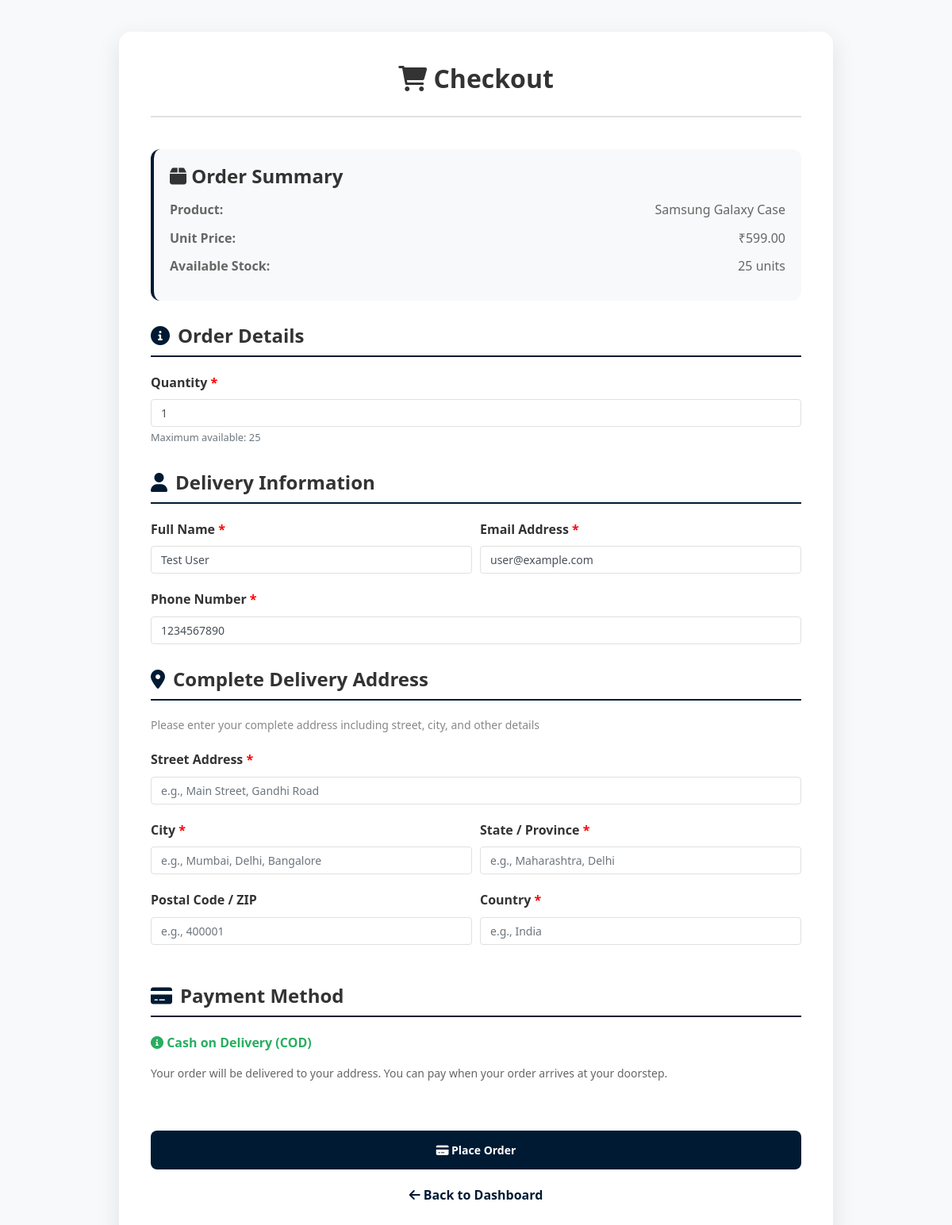
Screenshot of /checkout.php?product_id=2 (signed in) with the database file from the repository.
### tables this page shows
CREATE TABLE product (
    id INT PRIMARY KEY AUTO_INCREMENT,
    name VARCHAR(100) NOT NULL,
    category VARCHAR(50),
    price DECIMAL(10, 2) NOT NULL,
    quantity INT DEFAULT 0,
    description TEXT,
    image VARCHAR(255),
    created_at TIMESTAMP DEFAULT CURRENT_TIMESTAMP,
    updated_at TIMESTAMP DEFAULT CURRENT_TIMESTAMP ON UPDATE CURRENT_TIMESTAMP
);

CREATE TABLE users (
    id INT PRIMARY KEY AUTO_INCREMENT,
    username VARCHAR(50) NOT NULL UNIQUE,
    email VARCHAR(100) NOT NULL UNIQUE,
    phone VARCHAR(10),
    dob DATE,
    password VARCHAR(255) NOT NULL,
    name VARCHAR(100),
    role ENUM('admin', 'user') DEFAULT 'user',
    last_login TIMESTAMP NULL,
    created_at TIMESTAMP DEFAULT CURRENT_TIMESTAMP,
    updated_at TIMESTAMP DEFAULT CURRENT_TIMESTAMP ON UPDATE CURRENT_TIMESTAMP
);

### checkout.php (the view, shortened to what this page needs)
<?php
require_once "config.php";
$user_id = $_SESSION['user_id'];
$product_id = isset($_GET['product_id']) ? (int)$_GET['product_id'] : 0;
$sql = "SELECT * FROM product WHERE id = ?";
$stmt = mysqli_prepare($conn, $sql);
mysqli_stmt_bind_param($stmt, "i", $product_id);
mysqli_stmt_execute($stmt);
$product_result = mysqli_stmt_get_result($stmt);
$product = mysqli_fetch_assoc($product_result);
$user_sql = "SELECT * FROM users WHERE id = ?";
$user_stmt = mysqli_prepare($conn, $user_sql);
mysqli_stmt_bind_param($user_stmt, "i", $user_id);
mysqli_stmt_execute($user_stmt);
$user_result = mysqli_stmt_get_result($user_stmt);
$user = mysqli_fetch_assoc($user_result);
?>
<!DOCTYPE html>
<html lang="en">
<head>
    <link rel="stylesheet" href="https://stackpath.bootstrapcdn.com/bootstrap/4.5.2/css/bootstrap.min.css">
    <link rel="stylesheet" href="https://cdnjs.cloudflare.com/ajax/libs/font-awesome/6.0.0/css/all.min.css">
    <link rel="stylesheet" href="BAZARIO_STYLES.css">
</head>
<body>
    <div class="checkout-container">
        <div class="checkout-header">
            <h2><i class="fas fa-shopping-cart"></i> Checkout</h2>
        </div>
        <div class="product-summary">
            <h4><i class="fas fa-box"></i> Order Summary</h4>
            <div class="summary-row">
                <span class="summary-label">Product:</span>
                <span><?php echo htmlspecialchars($product['name']); ?></span>
            </div>
            <div class="summary-row">
                <span class="summary-label">Unit Price:</span>
                <span>₹<?php echo number_format($product['price'], 2); ?></span>
            </div>
            <div class="summary-row">
                <span class="summary-label">Available Stock:</span>
                <span><?php echo $product['quantity']; ?> units</span>
            </div>
        </div>
        <form method="post">
            <div class="form-section">
                <h4><i class="fas fa-info-circle"></i> Order Details</h4>
                <div class="form-group">
                    <label for="quantity">Quantity <span style="color: red;">*</span></label>
                    <input type="number" class="form-control" name="quantity" id="quantity"
                           min="1" max="<?php echo $product['quantity']; ?>" value="1" required>
                    <small class="text-muted">Maximum available: <?php echo $product['quantity']; ?></small>
                </div>
            </div>
            <div class="form-section">
                <h4><i class="fas fa-user"></i> Delivery Information</h4>
                <div class="form-row">
                    <div class="form-group col-md-6">
                        <label for="customer_name">Full Name <span style="color: red;">*</span></label>
                        <input type="text" class="form-control" name="customer_name" id="customer_name"
                               value="<?php echo htmlspecialchars($user['name'] ?? ''); ?>" required>
                    </div>
                    <div class="form-group col-md-6">
                        <label for="customer_email">Email Address <span style="color: red;">*</span></label>
                        <input type="email" class="form-control" name="customer_email" id="customer_email"
                               value="<?php echo htmlspecialchars($user['email'] ?? ''); ?>" required>
                    </div>
                </div>
                <div class="form-group">
                    <label for="customer_phone">Phone Number <span style="color: red;">*</span></label>
                    <input type="tel" class="form-control" name="customer_phone" id="customer_phone"
                           value="<?php echo htmlspecialchars($user['phone'] ?? ''); ?>" required>
                </div>
            </div>
            <div class="form-section">
                <h4><i class="fas fa-map-marker-alt"></i> Complete Delivery Address</h4>
                <p style="color: #888; font-size: 14px; margin-bottom: 20px;">Please enter your complete address including street, city, and other details</p>
                <div class="form-group">
                    <label for="street">Street Address <span style="color: red;">*</span></label>
                    <input type="text" class="form-control" name="street" id="street"
                           placeholder="e.g., Main Street, Gandhi Road" required>
                </div>
                <div class="form-row">
                    <div class="form-group col-md-6">
                        <label for="city">City <span style="color: red;">*</span></label>
                        <input type="text" class="form-control" name="city" id="city"
                               placeholder="e.g., Mumbai, Delhi, Bangalore" required>
                    </div>
                    <div class="form-group col-md-6">
                        <label for="state">State / Province <span style="color: red;">*</span></label>
                        <input type="text" class="form-control" name="state" id="state"
                               placeholder="e.g., Maharashtra, Delhi" required>
                    </div>
                </div>
                <div class="form-row">
                    <div class="form-group col-md-6">
                        <label for="postal_code">Postal Code / ZIP <span style="color: red;"></span></label>
                        <input type="text" class="form-control" name="postal_code" id="postal_code"
                               placeholder="e.g., 400001">
                    </div>
                    <div class="form-group col-md-6">
                        <label for="country">Country <span style="color: red;">*</span></label>
                        <input type="text" class="form-control" name="country" id="country"
                               placeholder="e.g., India" required>
                    </div>
                </div>
            </div>
            <div class="form-section">
                <h4><i class="fas fa-credit-card"></i> Payment Method</h4>
                <p style="color: #27ae60; font-weight: 600; margin-bottom: 15px;">
                    <i class="fas fa-info-circle"></i> Cash on Delivery (COD)
                </p>
                <p style="color: #666; font-size: 14px;">
                    Your order will be delivered to your address. You can pay when your order arrives at your doorstep.
                </p>
            </div>
            <button type="submit" class="btn btn-checkout">
                <i class="fas fa-credit-card"></i> Place Order
            </button>
        </form>
        <div class="back-link">
            <a href="user_dashboard.php"><i class="fas fa-arrow-left"></i> Back to Dashboard</a>
        </div>
    </div>
</body>
</html>

### BAZARIO_STYLES.css (style rules this page uses)
:root { --primary-navy: #001a33; --primary-navy-light: #003366; --white: #ffffff; --light-gray: #f5f5f5; --text-dark: #333333; --text-light: #666666; --success-green: #27ae60; --processing-blue: #3498db; --warning-orange: #e67e22; --alert-red: #e74c3c; --border-color: #e0e0e0; --shadow-sm: 0 2px 8px rgba(0, 0, 0, 0.1); --shadow-md: 0 4px 12px rgba(0, 0, 0, 0.15); --shadow-lg: 0 8px 16px rgba(0, 0, 0, 0.2); --transition-speed: 0.3s; --border-radius: 8px; --max-width: 1200px; }
* { margin: 0; padding: 0; box-sizing: border-box; }
html { scroll-behavior: smooth; }
body { font-family: 'Segoe UI', Tahoma, Geneva, Verdana, sans-serif; background-color: var(--light-gray); color: var(--text-dark); line-height: 1.6; min-height: 100vh; }
.btn { display: inline-block; padding: 10px 20px; border: none; border-radius: 4px; font-size: 14px; font-weight: 600; cursor: pointer; text-decoration: none; text-align: center; transition: all var(--transition-speed); }
.form-group { margin-bottom: 20px; }
.form-group label { display: block; margin-bottom: 8px; color: var(--primary-navy); font-weight: 500; }
.form-group input, .form-group textarea, .form-group select { width: 100%; padding: 10px 12px; border: 1px solid var(--border-color); border-radius: 4px; font-size: 14px; font-family: inherit; transition: all var(--transition-speed); }

### checkout.php (style rules this page uses)
body { background-color: #f8f9fa; font-family: 'Segoe UI', Tahoma, Geneva, Verdana, sans-serif; }
.checkout-container { max-width: 900px; margin: 40px auto; background: white; padding: 40px; border-radius: 15px; box-shadow: 0 10px 30px rgba(0,0,0,0.1); }
.checkout-header { text-align: center; margin-bottom: 40px; padding-bottom: 20px; border-bottom: 2px solid #e0e0e0; }
.checkout-header h2 { color: #333; font-weight: 700; }
.product-summary { background: #f8f9fa; padding: 20px; border-radius: 12px; margin-bottom: 30px; border-left: 4px solid #001a33; }
.product-summary h4 { color: #333; font-weight: 700; margin-bottom: 15px; }
.summary-row { display: flex; justify-content: space-between; margin-bottom: 10px; color: #666; }
.summary-label { font-weight: 600; }
.form-section { margin-bottom: 30px; }
.form-section h4 { color: #333; font-weight: 700; margin-bottom: 20px; padding-bottom: 10px; border-bottom: 2px solid #001a33; display: flex; align-items: center; }
.form-section h4 i { margin-right: 10px; color: #001a33; }
.form-group label { color: #333; font-weight: 600; margin-bottom: 8px; }
.form-control { border: 2px solid #e0e0e0; border-radius: 8px; padding: 12px 15px; font-size: 14px; transition: all 0.3s; }
.btn-checkout { background: #001a33; border: none; border-radius: 8px; padding: 14px; font-weight: 600; width: 100%; color: white; margin-top: 30px; transition: all 0.3s; }
.back-link { text-align: center; margin-top: 20px; }
.back-link a { color: #001a33; text-decoration: none; font-weight: 600; }

### rows the page displays
product: name "Samsung Galaxy Case", price "599.00", quantity "25"
users: customer_name "Test User", customer_email "user@example.com", customer_phone "1234567890"
